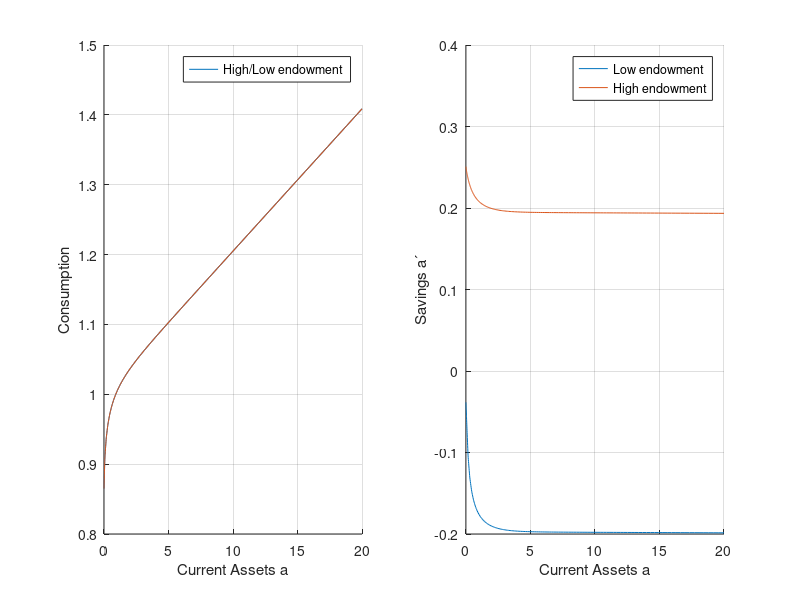

This figure's MATLAB source:
% Ιncome-fluctuation model (McKay's website)
% Solution Method: Endogenous Gridpoint Method
% Panagiotis Veneris, U of Liverpool
% 1/11/2020 (Final Version 4/12/2020)

clear all;
clc;
close all;


% Define Parameters
P.gamma = 2;                % risk aversion
P.beta  = 0.98;             % discount factor
Pr.R    = 1/P.beta-1e-4;    % SS real interest rate (to have a well defined SS we need βR<1 in incomplete markets models)                 
tol     = 1e-15;            % tolerance level for policy function (if policy function>tol no convergence)

        
% Step 1: Grids for state variables (a',e)/we define our grid over assets
% tomorrow (a'=a_t+1=A) and income today (e = e_t)

%Grid for (end-of-period) assets (a'= a_t+1 = A)
P.gridsize = 200;        % number of gridpoints for a'
P.min      = 0;          % min value assets a' can take (ad-hoc borrowing limit a'>=0) 
P.max      = 20;         % max value assets a' can take
P.grid     = linspace(P.min.^0.25, P.max.^0.25, P.gridsize).^4; % equally-spaced grid for a'


% Grid for fluctuating income (e_t)
P.N     = 2;             % # of possible realizations of income
P.e1    = 0.8;           % low income  
P.e2    = 1.2;           % high income
P.endow = [P.e1,P.e2];

% Discretization of the stohastic process (fluct.income)
% Probability transition matrix P_ij (for stoh. income)
pr = zeros(P.N,P.N); 

% rows = future state, columns = current state
pr(1,1) = 0.5;     % transition from state 1 to state 1
pr(1,2) = 0.5;     % transition from state 2 to state 1
pr(2,1) = 0.5;     % transition from state 1 to state 2
pr(2,2) = 0.5;     % transition from state 2 to state 2


% Auxiliary matrices
P.tiledGrid  = repmat(P.grid,2,1); % 2x200
P.tiledEndow = repmat(P.endow',1,P.gridsize); % 2x200


% Initialize vector
G = 10+0.1*P.tiledGrid;   % guess for a_t (we give a guess for the object we are looking for (a_t).
                       
% Contraction Mapping Theorem assures that  whatever guess we give we will 
% converge to the true value, sooner of later

dif = 1;                  % criterion to check for convergence
it  = 0;                  % iteration counter

tic
% Start Loop that Iterates on Euler Equation until the fixed point is reached
while dif>tol && it<10000
    
    it = it+1;                  
    
    % Initialize c_t+1
    cp = zeros(P.N,P.gridsize); % c_t+1 2x200 matrix
    
    for i = 1:P.N
        
        % compute a_t+2
        app = interp1(G(i,:),P.grid,P.tiledGrid(i,:),'linear','extrap');  % a_t+2 = g(A,e'), 1x200
        % we have a mapping from G to P.grid (mapping from a_t to a_t+1)
        % and interpolate P.grid (a_t+1) to P.tiledGrid to we get app (a_t+2)
        % so interpolate (evaluate) P.grid at P.tiledGrid  
        
        % impose borrowing constraint
        app(app<0) = 0;
        
        % compute c_t+1
        cp(i,:) = (Pr.R*P.tiledGrid(i,:)+P.tiledEndow(i,:)-app); % c_t+1(a',e') = Ra'+e'-g(A,e'), 2x200
        
        %cp(cp<0) = 1e-6;       % to make code work for odd values of gamma                                                 
    end
   
   % compute next period's MU 
   upcp = cp.^(-P.gamma); % u'(c_t+1), 2x200
   Eupcp = [];

   for i_p = 1:P.N
      
      % compute next period's expected MU  
      Eupcp(i_p,:) = pr(:,i_p)' * upcp;   % E[u'(c_{t+1})], 2x200
                                          % (1,1): P(L|L)*c(A^L,e^L)+P(H|L)*c(A^L,e^H),exp. MU(c_t+1) at low inc. state (1st row is low inc.)
                                          % (2,1): P(L|H)*c(A^L,e^L)+P(H|H)*c(A^L,e^H),exp. MU(c_t+1) at high inc. state (2nd row is high inc.)                                       
   end
   
   % compute current period's MU
   upc = P.beta*Pr.R*Eupcp;   % u'(c_t)
   
   % compute current consumption 
   c = upc.^(-1/P.gamma);   % c_t
   
   % compute current assets  
   a = (P.tiledGrid+c-P.tiledEndow)/(Pr.R); % a_t 
   
   % Check for convergence
  if mod(it,50) == 0
    dif = max(max(abs(a-G)/(abs(a)+abs(G)+tol)));
    fprintf('it = %d, dif = %.3f\n',[it,dif]); 
  end
  
   % update guess for a_t
   G = a;  % set G = a (update your guess) and repeat the steps, otherwise stop/end loop
end
toc




% Get Policy functions (cosumption,savings)

% Consumption
figure;
subplot(1,2,1);
hold on;
plot(P.grid,c)
xlabel('Current Assets a');
ylabel('Consumption');
legend({'Low endowment','High endowment'});
legend('High/Low endowment');
grid on;

% Savings 
subplot(1,2,2);
hold on;
plot(P.grid,interp1(G(1,:),P.grid,P.grid,'linear','extrap')-P.grid) % y-axis a_t+1, x-axis a_t
plot(P.grid,interp1(G(2,:),P.grid,P.grid,'linear','extrap')-P.grid) % we can omit the ''-P.grid'' to get the usual plot (and above the same)
xlabel('Current Assets a')
ylabel('Savings a΄')
legend('Low endowment','High endowment');
grid on;


%================================================
% Panos version

% figure;
% subplot(1,2,1);
% hold on;
% plot(a(1,:),c(1,:));
% plot(a(2,:),c(2,:));
% xlabel('Current Assets a');
% ylabel('Consumption');
% legend({'Low endowment','High endowment'});
% grid on;
% 
% subplot(1,2,2);
% hold on;
% plot(a(1,:),P.grid,'r');
% plot(a(2,:),P.grid,'b');
% xlabel('Current Assets a')
% ylabel('Savings a΄')
% legend('Low endowment','High endowment');
% grid on;
%================================================

